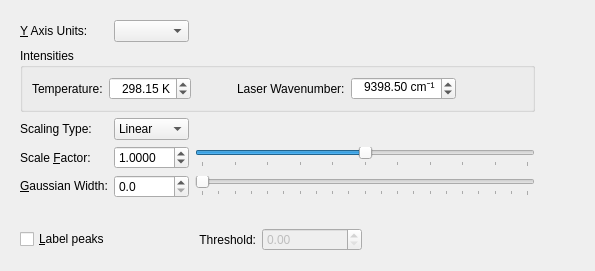
<?xml version="1.0" encoding="UTF-8"?>
<ui version="4.0">
 <class>Tab_IR_Raman</class>
 <widget class="QWidget" name="Tab_IR_Raman">
  <property name="geometry">
   <rect>
    <x>0</x>
    <y>0</y>
    <width>595</width>
    <height>271</height>
   </rect>
  </property>
  <property name="windowTitle">
   <string>tab_IR_Raman</string>
  </property>
  <layout class="QGridLayout" name="gridLayout">
   <item row="0" column="0">
    <widget class="QWidget" name="widget" native="true">
     <layout class="QGridLayout" name="gridLayout_2">
      <item row="0" column="0">
       <widget class="QLabel" name="label_8">
        <property name="sizePolicy">
         <sizepolicy hsizetype="Fixed" vsizetype="Preferred">
          <horstretch>0</horstretch>
          <verstretch>0</verstretch>
         </sizepolicy>
        </property>
        <property name="text">
         <string>&amp;Y Axis Units:</string>
        </property>
        <property name="buddy">
         <cstring>combo_yaxis</cstring>
        </property>
       </widget>
      </item>
      <item row="0" column="1">
       <widget class="QComboBox" name="combo_yaxis">
        <property name="sizePolicy">
         <sizepolicy hsizetype="MinimumExpanding" vsizetype="Fixed">
          <horstretch>0</horstretch>
          <verstretch>0</verstretch>
         </sizepolicy>
        </property>
       </widget>
      </item>
      <item row="0" column="2" colspan="2">
       <spacer name="horizontalSpacer_2">
        <property name="orientation">
         <enum>Qt::Horizontal</enum>
        </property>
        <property name="sizeHint" stdset="0">
         <size>
          <width>40</width>
          <height>20</height>
         </size>
        </property>
       </spacer>
      </item>
      <item row="6" column="0">
       <spacer name="verticalSpacer">
        <property name="orientation">
         <enum>Qt::Vertical</enum>
        </property>
        <property name="sizeHint" stdset="0">
         <size>
          <width>20</width>
          <height>0</height>
         </size>
        </property>
       </spacer>
      </item>
      <item row="3" column="0">
       <widget class="QLabel" name="label_2">
        <property name="text">
         <string>Scaling Type:</string>
        </property>
       </widget>
      </item>
      <item row="3" column="1">
       <widget class="QComboBox" name="combo_scalingType">
        <item>
         <property name="text">
          <string>Linear</string>
         </property>
        </item>
        <item>
         <property name="text">
          <string>Relative</string>
         </property>
        </item>
       </widget>
      </item>
      <item row="4" column="0">
       <widget class="QLabel" name="label">
        <property name="sizePolicy">
         <sizepolicy hsizetype="Fixed" vsizetype="Minimum">
          <horstretch>0</horstretch>
          <verstretch>0</verstretch>
         </sizepolicy>
        </property>
        <property name="text">
         <string>Scale &amp;Factor:</string>
        </property>
        <property name="buddy">
         <cstring>spin_scale</cstring>
        </property>
       </widget>
      </item>
      <item row="4" column="1">
       <widget class="QDoubleSpinBox" name="spin_scale">
        <property name="sizePolicy">
         <sizepolicy hsizetype="Minimum" vsizetype="Fixed">
          <horstretch>0</horstretch>
          <verstretch>0</verstretch>
         </sizepolicy>
        </property>
        <property name="decimals">
         <number>4</number>
        </property>
        <property name="minimum">
         <double>0.000100000000000</double>
        </property>
        <property name="maximum">
         <double>2.000000000000000</double>
        </property>
        <property name="singleStep">
         <double>0.010000000000000</double>
        </property>
        <property name="value">
         <double>1.000000000000000</double>
        </property>
       </widget>
      </item>
      <item row="4" column="2" colspan="2">
       <widget class="QSlider" name="hs_scale">
        <property name="sizePolicy">
         <sizepolicy hsizetype="Expanding" vsizetype="Fixed">
          <horstretch>100</horstretch>
          <verstretch>0</verstretch>
         </sizepolicy>
        </property>
        <property name="minimum">
         <number>50</number>
        </property>
        <property name="maximum">
         <number>150</number>
        </property>
        <property name="value">
         <number>100</number>
        </property>
        <property name="sliderPosition">
         <number>100</number>
        </property>
        <property name="orientation">
         <enum>Qt::Horizontal</enum>
        </property>
        <property name="tickPosition">
         <enum>QSlider::TicksBelow</enum>
        </property>
        <property name="tickInterval">
         <number>10</number>
        </property>
       </widget>
      </item>
      <item row="0" column="4">
       <spacer name="horizontalSpacer_4">
        <property name="orientation">
         <enum>Qt::Horizontal</enum>
        </property>
        <property name="sizeHint" stdset="0">
         <size>
          <width>40</width>
          <height>20</height>
         </size>
        </property>
       </spacer>
      </item>
      <item row="4" column="4">
       <spacer name="horizontalSpacer">
        <property name="orientation">
         <enum>Qt::Horizontal</enum>
        </property>
        <property name="sizeHint" stdset="0">
         <size>
          <width>40</width>
          <height>20</height>
         </size>
        </property>
       </spacer>
      </item>
      <item row="5" column="0">
       <widget class="QLabel" name="label_9">
        <property name="sizePolicy">
         <sizepolicy hsizetype="Fixed" vsizetype="Fixed">
          <horstretch>0</horstretch>
          <verstretch>0</verstretch>
         </sizepolicy>
        </property>
        <property name="text">
         <string>&amp;Gaussian Width:</string>
        </property>
        <property name="buddy">
         <cstring>spin_FWHM</cstring>
        </property>
       </widget>
      </item>
      <item row="5" column="1">
       <widget class="QDoubleSpinBox" name="spin_FWHM">
        <property name="sizePolicy">
         <sizepolicy hsizetype="Minimum" vsizetype="Fixed">
          <horstretch>0</horstretch>
          <verstretch>0</verstretch>
         </sizepolicy>
        </property>
        <property name="decimals">
         <number>1</number>
        </property>
        <property name="maximum">
         <double>1000.000000000000000</double>
        </property>
        <property name="singleStep">
         <double>5.000000000000000</double>
        </property>
       </widget>
      </item>
      <item row="5" column="2" colspan="2">
       <widget class="QSlider" name="hs_FWHM">
        <property name="maximum">
         <number>100</number>
        </property>
        <property name="orientation">
         <enum>Qt::Horizontal</enum>
        </property>
        <property name="tickPosition">
         <enum>QSlider::TicksBelow</enum>
        </property>
        <property name="tickInterval">
         <number>5</number>
        </property>
       </widget>
      </item>
      <item row="5" column="4">
       <spacer name="horizontalSpacer_3">
        <property name="orientation">
         <enum>Qt::Horizontal</enum>
        </property>
        <property name="sizeHint" stdset="0">
         <size>
          <width>40</width>
          <height>20</height>
         </size>
        </property>
       </spacer>
      </item>
      <item row="2" column="0" colspan="4">
       <widget class="QGroupBox" name="group_ramanIntensities">
        <property name="enabled">
         <bool>true</bool>
        </property>
        <property name="sizePolicy">
         <sizepolicy hsizetype="Preferred" vsizetype="Preferred">
          <horstretch>0</horstretch>
          <verstretch>0</verstretch>
         </sizepolicy>
        </property>
        <property name="minimumSize">
         <size>
          <width>0</width>
          <height>0</height>
         </size>
        </property>
        <property name="title">
         <string>Intensities</string>
        </property>
        <property name="flat">
         <bool>false</bool>
        </property>
        <layout class="QHBoxLayout" name="horizontalLayout">
         <item>
          <layout class="QHBoxLayout" name="horizontalLayout_2">
           <item>
            <widget class="QLabel" name="label_4">
             <property name="text">
              <string>Temperature:</string>
             </property>
            </widget>
           </item>
           <item>
            <widget class="QDoubleSpinBox" name="spin_T">
             <property name="sizePolicy">
              <sizepolicy hsizetype="Preferred" vsizetype="Fixed">
               <horstretch>0</horstretch>
               <verstretch>0</verstretch>
              </sizepolicy>
             </property>
             <property name="alignment">
              <set>Qt::AlignRight|Qt::AlignTrailing|Qt::AlignVCenter</set>
             </property>
             <property name="suffix">
              <string> K</string>
             </property>
             <property name="minimum">
              <double>0.010000000000000</double>
             </property>
             <property name="maximum">
              <double>1000.000000000000000</double>
             </property>
             <property name="value">
              <double>298.149999999999977</double>
             </property>
            </widget>
           </item>
           <item>
            <spacer name="horizontalSpacer_5">
             <property name="orientation">
              <enum>Qt::Horizontal</enum>
             </property>
             <property name="sizeType">
              <enum>QSizePolicy::Preferred</enum>
             </property>
             <property name="sizeHint" stdset="0">
              <size>
               <width>40</width>
               <height>20</height>
              </size>
             </property>
            </spacer>
           </item>
           <item>
            <widget class="QLabel" name="label_3">
             <property name="text">
              <string>Laser Wavenumber:</string>
             </property>
            </widget>
           </item>
           <item>
            <widget class="QDoubleSpinBox" name="spin_W">
             <property name="sizePolicy">
              <sizepolicy hsizetype="Preferred" vsizetype="Fixed">
               <horstretch>0</horstretch>
               <verstretch>0</verstretch>
              </sizepolicy>
             </property>
             <property name="alignment">
              <set>Qt::AlignRight|Qt::AlignTrailing|Qt::AlignVCenter</set>
             </property>
             <property name="suffix">
              <string> cm⁻¹</string>
             </property>
             <property name="minimum">
              <double>0.010000000000000</double>
             </property>
             <property name="maximum">
              <double>20000.000000000000000</double>
             </property>
             <property name="value">
              <double>9398.500000000000000</double>
             </property>
            </widget>
           </item>
           <item>
            <spacer name="horizontalSpacer_6">
             <property name="orientation">
              <enum>Qt::Horizontal</enum>
             </property>
             <property name="sizeHint" stdset="0">
              <size>
               <width>20</width>
               <height>20</height>
              </size>
             </property>
            </spacer>
           </item>
          </layout>
         </item>
        </layout>
       </widget>
      </item>
      <item row="7" column="0" colspan="3">
       <layout class="QHBoxLayout" name="horizontalLayout_3">
        <property name="topMargin">
         <number>0</number>
        </property>
        <item>
         <widget class="QCheckBox" name="cb_labelPeaks">
          <property name="sizePolicy">
           <sizepolicy hsizetype="Fixed" vsizetype="Fixed">
            <horstretch>0</horstretch>
            <verstretch>0</verstretch>
           </sizepolicy>
          </property>
          <property name="text">
           <string>&amp;Label peaks</string>
          </property>
          <property name="checked">
           <bool>false</bool>
          </property>
         </widget>
        </item>
        <item>
         <spacer name="horizontalSpacer_7">
          <property name="orientation">
           <enum>Qt::Horizontal</enum>
          </property>
          <property name="sizeType">
           <enum>QSizePolicy::Preferred</enum>
          </property>
          <property name="sizeHint" stdset="0">
           <size>
            <width>40</width>
            <height>20</height>
           </size>
          </property>
         </spacer>
        </item>
        <item>
         <widget class="QLabel" name="label_5">
          <property name="text">
           <string>Threshold:</string>
          </property>
          <property name="alignment">
           <set>Qt::AlignRight|Qt::AlignTrailing|Qt::AlignVCenter</set>
          </property>
         </widget>
        </item>
        <item>
         <widget class="QDoubleSpinBox" name="spin_threshold">
          <property name="enabled">
           <bool>false</bool>
          </property>
          <property name="maximum">
           <double>20000.000000000000000</double>
          </property>
          <property name="singleStep">
           <double>1.000000000000000</double>
          </property>
         </widget>
        </item>
       </layout>
      </item>
     </layout>
    </widget>
   </item>
  </layout>
 </widget>
 <tabstops>
  <tabstop>combo_yaxis</tabstop>
 </tabstops>
 <resources/>
 <connections/>
</ui>
